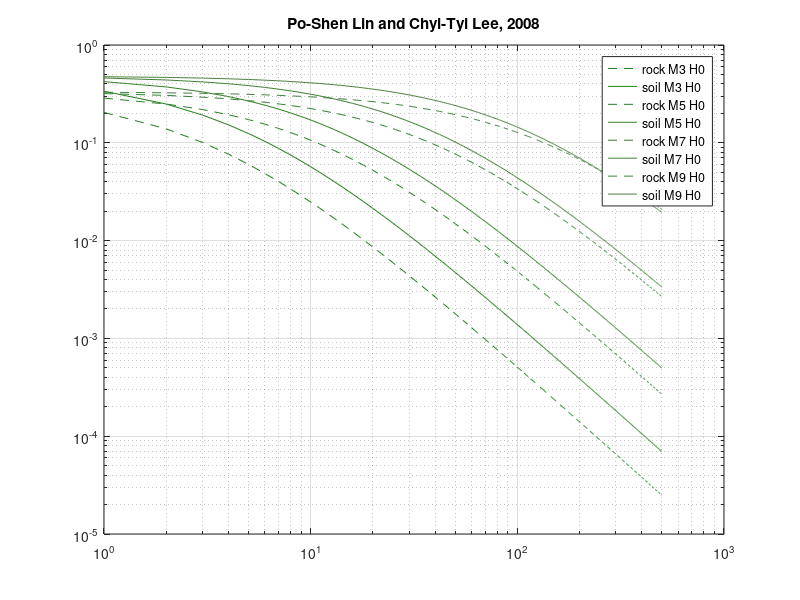

MATLAB code for this plot:
function eq_global_attenuation_TEST
% eq attenuation test
% NAME:
%   eq_global_attenuation_TEST
% PURPOSE:
%   Test different attenuation functions
%
%   all set in code to allow for maximum flexibility
%
% CALLING SEQUENCE:
%   eq_global_attenuation_TEST
% EXAMPLE:
%   eq_global_attenuation_TEST
% INPUTS:
% OPTIONAL INPUT PARAMETERS:
% OUTPUTS:
%   plots attenuation function
% MODIFICATION HISTORY:
% David N. Bresch, david.bresch@gmail.com, 20141016
%-

R=1:1:500; % distance from epicenter, in km

legend_str={};legend_entry_i=1;cr=0.1;cg=0.5;cb=0.1; % init

for M=3:2:9 % magnitude (Richter, I presume)
    for H=0:0 % focal depth, in km
        
        % Po-Shen Lin and Chyi-Tyi Lee, 2008: Ground-Motion Attenuation
        % Relationships for Subduction-Zone Earthquakes in Northeastern Taiwan,
        % Bulletin of the Seismological Society of America, Vol. 98, No. 1, pp.
        % 220?240, February 2008, doi: 10.1785/0120060002
        % formulas 13 and 14 (p 226) and table 3/4 (p 227/228)
        Zt=0.5; % Zt= 0 for interface earthquakes, and Zt=1 for intraslab earthquakes
        lnPGA_rock = -2.500 +1.205*M -1.905*log(R +0.51552*exp(0.63255*M)) +0.0075*H +0.275*Zt; % rock sites
        lnPGA_soil = -0.900 +1.000*M -1.900*log(R +0.99178*exp(0.52632*M)) +0.0040*H +0.310*Zt; % soil sites
        % where PGA is the geometric mean value (acceleration of gravity) of the
        % horizontal PGA, M is the moment magnitude, R is the hypocentral distance,
        % H is the focal depth (kilometers), and Zt indicates the subduction zone
        % earthquake type.
        
        loglog(R,exp(lnPGA_rock),'--','Color',[cr cg cb],'MarkerSize',1); hold on
        cr=cr+0.05;
        loglog(R,exp(lnPGA_soil),'Color',[cr cg cb],'MarkerSize',1);
        cb=cb+0.05;
        legend_str{legend_entry_i}=sprintf('rock M%i H%i',M,H);legend_entry_i=legend_entry_i+1;
        legend_str{legend_entry_i}=sprintf('soil M%i H%i',M,H);legend_entry_i=legend_entry_i+1;
        
    end % H
end % M

legend(legend_str);
set(gcf,'Color',[1 1 1]);
title('Po-Shen Lin and Chyi-Tyi Lee, 2008');
grid on

return


% other TESTs below

% convert Richter to MMI
% if dep>1
%     MMI = 0.44 + 1.70 * mag - 0.0048*dep - 2.73*log(dep);
% else
%     MMI = 0.44 + 1.70 * mag;
% end


mag=6;
dep=0; % to keep it simple
D=1:1:500;

M=mag;H=dep;R=D; % often these names are used

%   for the attenuation function, see www.seismo.ethz.ch/static/gshap/earift/report.html
%   (another option might be
%   www.geo.arizona.edu/gsat/1887eq/other/Bakun_2006.pdf)
%
%   C. B. Crouse (1991) Ground?Motion Attenuation Equations for Earthquakes
%   on the Cascadia Subduction Zone. Earthquake Spectra: May 1991, Vol. 7,
%   No. 2, pp. 201-236. doi: http://dx.doi.org/10.1193/1.1585626
%

lna_Jonathatn  = 3.024 + 1.030*mag - 1.351*log(D) - 0.0008*D; %(Jonathan, 1996)
lna_Twesigomwe = 2.832 + 0.866*mag -       log(D) - 0.0025*D; %(Twesigomwe, 1997)
log10a = 0.41*mag - log10(D + 0.032*10^(0.41*mag)) - 0.0034*D + 1.3; % log10
lnPGA_Crouse =        6.36 + 1.76*mag - 2.73*log(D + 1.58*exp(0.608*mag)) + 0.00916*dep; % C. B. Crouse, 1991

% Po-Shen Lin and Chyi-Tyi Lee, 2008: Ground-Motion Attenuation
% Relationships for Subduction-Zone Earthquakes in Northeastern Taiwan,
% Bulletin of the Seismological Society of America, Vol. 98, No. 1, pp.
% 220?240, February 2008, doi: 10.1785/0120060002
% formulas 13 and 14 (p 226) and table 3/4 (p 227/228)
Zt=0.5; % Zt= 0 for interface earthquakes, and Zt=1 for intraslab earthquakes
lnPGA_rock = -2.500 +1.205*M -1.905*log(R +0.51552*exp(0.63255*M)) +0.0075*H +0.275*Zt; % rock sites
lnPGA_soil = -0.900 +1.000*M -1.900*log(R +0.99178*exp(0.52632*M)) +0.0040*H +0.310*Zt; % soil sites
% where PGA is the geometric mean value (acceleration of gravity) of the
% horizontal PGA, M is the moment magnitude, R is the hypocentral distance,
% H is the focal depth (kilometers), and Zt indicates the subduction zone
% earthquake type.

loglog(D,exp(lna_Jonathatn),'-b');hold on
loglog(D,exp(lna_Twesigomwe),'-r');
loglog(D,10.^log10a,'-g');
loglog(D,exp(lnPGA_Crouse),'-m');
loglog(D,exp(lnPGA_rock),':r');
loglog(D,exp(lnPGA_soil),':g');
legend('Jonathan','Twesigomwe','log10','Crouse','Lin&Lee 2008 rock','Lin&Lee 2008 soil')
% compare with www.seismo.ethz.ch/static/gshap/earift/figure4.jpeg
